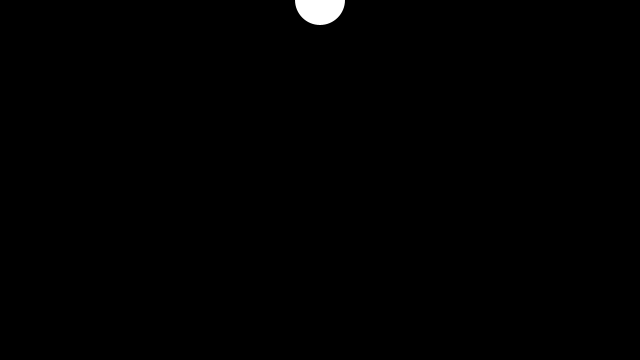
Frame 1 (no input)
Frame 60 (the mouse pressed at the canvas centre just before this capture): identical to frame 1, image omitted
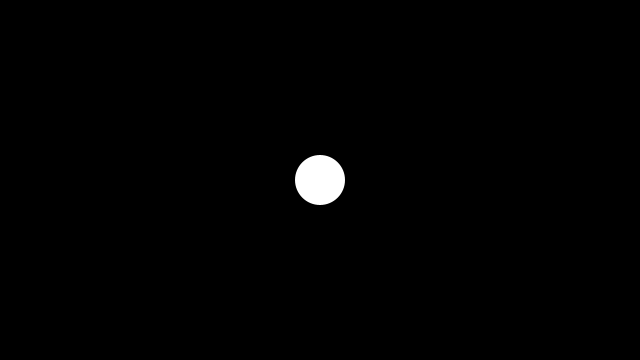
Frame 120 (the mouse held since frame 60 and released just before this capture)

The Processing sketch that drew these frames (run headless with seeded random() and noise(); from frame 60 on, the mouse is pressed at the canvas centre):

// Processing sketch: w2_stp2
// ── w2_stp2.pde
float circleX;

void setup() {
  size(640, 360);
  circleX = 320;
}

void draw() {
  background(0);
  
  noStroke();
  fill(255);
  circle(circleX, mouseY, 50);
}
